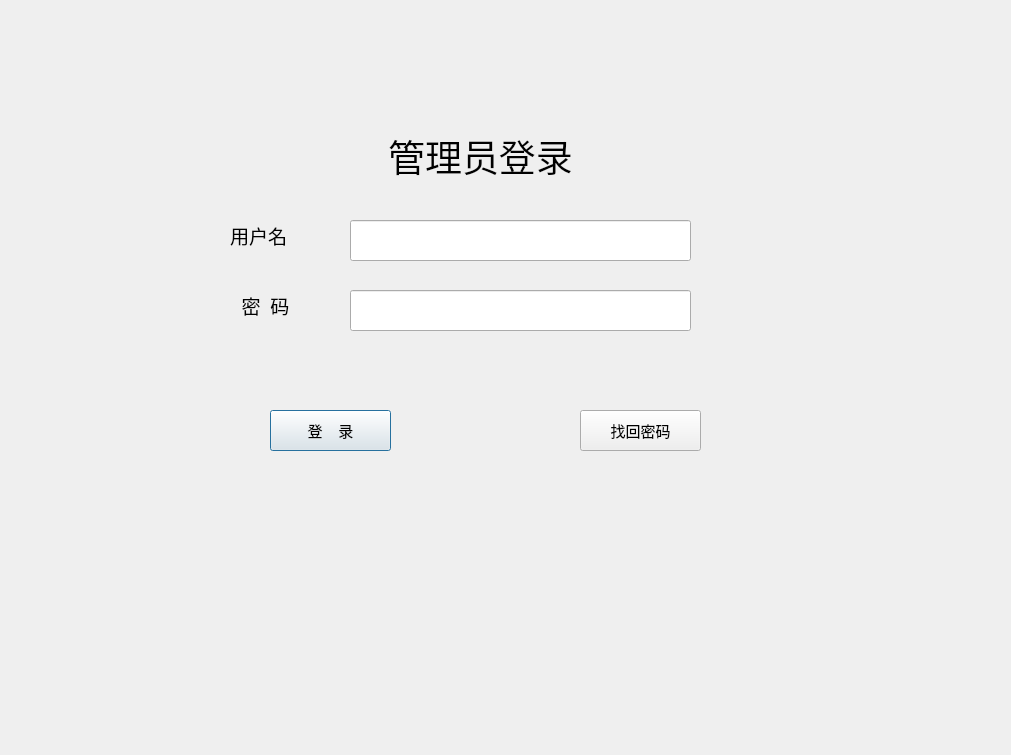
<?xml version="1.0" encoding="UTF-8"?>
<ui version="4.0">
 <class>Dialog</class>
 <widget class="QDialog" name="Dialog">
  <property name="geometry">
   <rect>
    <x>0</x>
    <y>0</y>
    <width>1011</width>
    <height>755</height>
   </rect>
  </property>
  <property name="windowTitle">
   <string>Dialog</string>
  </property>
  <property name="styleSheet">
   <string notr="true">#Dialog{background-image: url(:/back1.png)}</string>
  </property>
  <widget class="QLabel" name="label">
   <property name="geometry">
    <rect>
     <x>250</x>
     <y>110</y>
     <width>461</width>
     <height>91</height>
    </rect>
   </property>
   <property name="font">
    <font>
     <family>黑体</family>
     <pointsize>28</pointsize>
    </font>
   </property>
   <property name="text">
    <string>管理员登录</string>
   </property>
   <property name="alignment">
    <set>Qt::AlignCenter</set>
   </property>
  </widget>
  <widget class="QLabel" name="label_2">
   <property name="geometry">
    <rect>
     <x>230</x>
     <y>220</y>
     <width>81</width>
     <height>31</height>
    </rect>
   </property>
   <property name="font">
    <font>
     <family>黑体</family>
     <pointsize>14</pointsize>
    </font>
   </property>
   <property name="text">
    <string>用户名</string>
   </property>
  </widget>
  <widget class="QLabel" name="label_3">
   <property name="geometry">
    <rect>
     <x>230</x>
     <y>290</y>
     <width>71</width>
     <height>31</height>
    </rect>
   </property>
   <property name="font">
    <font>
     <family>黑体</family>
     <pointsize>14</pointsize>
    </font>
   </property>
   <property name="text">
    <string>密  码</string>
   </property>
   <property name="alignment">
    <set>Qt::AlignCenter</set>
   </property>
  </widget>
  <widget class="QLineEdit" name="lineEdit1">
   <property name="geometry">
    <rect>
     <x>350</x>
     <y>220</y>
     <width>341</width>
     <height>41</height>
    </rect>
   </property>
   <property name="font">
    <font>
     <family>Agency FB</family>
     <pointsize>14</pointsize>
    </font>
   </property>
  </widget>
  <widget class="QLineEdit" name="lineEdit2">
   <property name="geometry">
    <rect>
     <x>350</x>
     <y>290</y>
     <width>341</width>
     <height>41</height>
    </rect>
   </property>
   <property name="font">
    <font>
     <family>Agency FB</family>
     <pointsize>14</pointsize>
    </font>
   </property>
   <property name="echoMode">
    <enum>QLineEdit::Password</enum>
   </property>
  </widget>
  <widget class="QPushButton" name="loginButton">
   <property name="geometry">
    <rect>
     <x>270</x>
     <y>410</y>
     <width>121</width>
     <height>41</height>
    </rect>
   </property>
   <property name="font">
    <font>
     <family>黑体</family>
     <pointsize>11</pointsize>
    </font>
   </property>
   <property name="text">
    <string>登    录</string>
   </property>
  </widget>
  <widget class="QPushButton" name="findButton">
   <property name="geometry">
    <rect>
     <x>580</x>
     <y>410</y>
     <width>121</width>
     <height>41</height>
    </rect>
   </property>
   <property name="font">
    <font>
     <family>黑体</family>
     <pointsize>11</pointsize>
    </font>
   </property>
   <property name="text">
    <string>找回密码</string>
   </property>
  </widget>
 </widget>
 <resources>
  <include location="../data/background_image.qrc"/>
 </resources>
 <connections/>
</ui>
